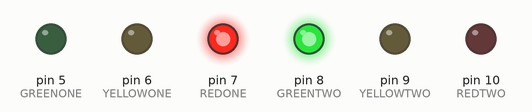
Bench run of a sketch on a simulated Arduino Uno, built with avr-gcc and run on an emulated ATmega328P. Shown: output pins drawn as LEDs (lit = HIGH).

Above: at 3.5 s.
At 6.0 s:
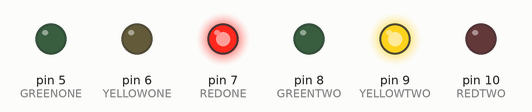
At 9.4 s:
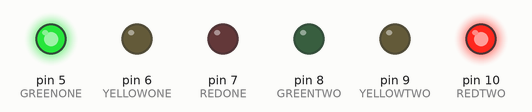
At 11.9 s:
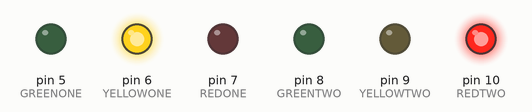
At 13.4 s:
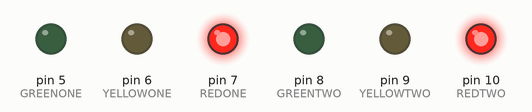
Timing chart, 0 to 17.5 s (numbered marks = the images above):
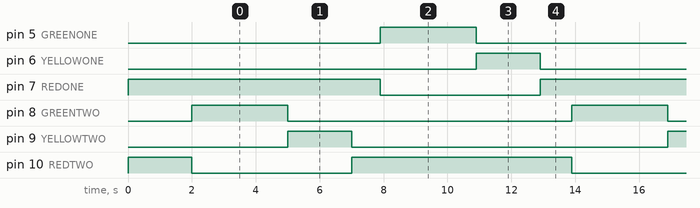

Measured:
- by itself, pin 5 (GREENONE), pin 8 (GREENTWO): alternates HIGH for 3.0 s and LOW for 8.9 s
- by itself, pin 6 (YELLOWONE), pin 9 (YELLOWTWO): alternates HIGH for 2.0 s and LOW for 9.9 s
- by itself, pin 7 (REDONE), pin 10 (REDTWO): alternates HIGH for 6.9 s and LOW for 5.0 s

The sketch:

PRACTICA_2_sinfl.ino
```cpp
const int GREENONE = 5;
const int YELLOWONE = 6;
const int REDONE = 7;
const int GREENTWO = 8;
const int YELLOWTWO = 9;
const int REDTWO = 10;

void setup() {
  pinMode(GREENONE, OUTPUT);
  pinMode(YELLOWONE, OUTPUT);
  pinMode(REDONE, OUTPUT);
  pinMode(GREENTWO, OUTPUT);
  pinMode(YELLOWTWO, OUTPUT);
  pinMode(REDTWO, OUTPUT);

  digitalWrite(REDTWO, HIGH);
  digitalWrite(YELLOWTWO, LOW);
  digitalWrite(GREENTWO, LOW);
  digitalWrite(REDONE, HIGH);
  digitalWrite(YELLOWONE, LOW);
  digitalWrite(GREENONE, LOW);
  delay(2000);
}

void loop(){
  digitalWrite(REDTWO,LOW);
  digitalWrite(YELLOWTWO,LOW);
  digitalWrite(GREENTWO,HIGH);
  digitalWrite(REDONE,HIGH);
  digitalWrite(YELLOWONE,LOW);
  digitalWrite(GREENONE,LOW);
  delay(3000);
  digitalWrite(REDTWO,LOW);
  digitalWrite(YELLOWTWO,HIGH);
  digitalWrite(GREENTWO,LOW);
  digitalWrite(REDONE,HIGH);
  digitalWrite(YELLOWONE,LOW);
  digitalWrite(GREENONE,LOW);
  delay(2000);
  digitalWrite(REDTWO, HIGH);
  digitalWrite(YELLOWTWO, LOW);
  digitalWrite(GREENTWO, LOW);
  digitalWrite(REDONE, HIGH);
  digitalWrite(YELLOWONE, LOW);
  digitalWrite(GREENONE, LOW);
  delay(900);
  digitalWrite(REDTWO,HIGH);
  digitalWrite(YELLOWTWO,LOW);
  digitalWrite(GREENTWO,LOW);
  digitalWrite(REDONE,LOW);
  digitalWrite(YELLOWONE,LOW);
  digitalWrite(GREENONE,HIGH);
  delay(3000);
  digitalWrite(REDTWO,HIGH);
  digitalWrite(YELLOWTWO,LOW);
  digitalWrite(GREENTWO,LOW);
  digitalWrite(REDONE,LOW);
  digitalWrite(YELLOWONE,HIGH);
  digitalWrite(GREENONE,LOW);
  delay(2000);
  digitalWrite(REDTWO, HIGH);
  digitalWrite(YELLOWTWO, LOW);
  digitalWrite(GREENTWO, LOW);
  digitalWrite(REDONE, HIGH);
  digitalWrite(YELLOWONE, LOW);
  digitalWrite(GREENONE, LOW);
  delay(1000);
}
```
